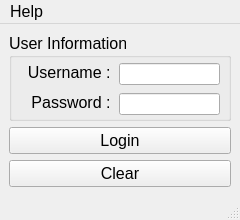
<?xml version="1.0" encoding="UTF-8"?>
<ui version="4.0">
 <class>MainWindow</class>
 <widget class="QMainWindow" name="MainWindow">
  <property name="geometry">
   <rect>
    <x>0</x>
    <y>0</y>
    <width>240</width>
    <height>220</height>
   </rect>
  </property>
  <property name="font">
   <font>
    <family>Arial</family>
    <pointsize>12</pointsize>
   </font>
  </property>
  <property name="windowTitle">
   <string>Login</string>
  </property>
  <widget class="QWidget" name="centralwidget">
   <layout class="QVBoxLayout" name="verticalLayout">
    <item>
     <widget class="QGroupBox" name="m_gBoxInfo">
      <property name="enabled">
       <bool>true</bool>
      </property>
      <property name="title">
       <string>User Information</string>
      </property>
      <widget class="QLabel" name="m_lblUsername">
       <property name="geometry">
        <rect>
         <x>5</x>
         <y>24</y>
         <width>101</width>
         <height>31</height>
        </rect>
       </property>
       <property name="text">
        <string>Username : </string>
       </property>
       <property name="alignment">
        <set>Qt::AlignRight|Qt::AlignTrailing|Qt::AlignVCenter</set>
       </property>
      </widget>
      <widget class="QLabel" name="m_lblPwd">
       <property name="geometry">
        <rect>
         <x>5</x>
         <y>54</y>
         <width>101</width>
         <height>31</height>
        </rect>
       </property>
       <property name="text">
        <string>Password : </string>
       </property>
       <property name="alignment">
        <set>Qt::AlignRight|Qt::AlignTrailing|Qt::AlignVCenter</set>
       </property>
      </widget>
      <widget class="QLineEdit" name="m_txtUsername">
       <property name="geometry">
        <rect>
         <x>110</x>
         <y>30</y>
         <width>101</width>
         <height>22</height>
        </rect>
       </property>
      </widget>
      <widget class="QLineEdit" name="m_txtPwd">
       <property name="geometry">
        <rect>
         <x>110</x>
         <y>60</y>
         <width>101</width>
         <height>22</height>
        </rect>
       </property>
      </widget>
     </widget>
    </item>
    <item>
     <widget class="QPushButton" name="m_btnLogin">
      <property name="text">
       <string>Login</string>
      </property>
     </widget>
    </item>
    <item>
     <widget class="QPushButton" name="m_btnClear">
      <property name="text">
       <string>Clear</string>
      </property>
     </widget>
    </item>
   </layout>
  </widget>
  <widget class="QMenuBar" name="menubar">
   <property name="geometry">
    <rect>
     <x>0</x>
     <y>0</y>
     <width>240</width>
     <height>24</height>
    </rect>
   </property>
   <widget class="QMenu" name="menuHelp">
    <property name="title">
     <string>Help</string>
    </property>
    <addaction name="actionAbout"/>
   </widget>
   <addaction name="menuHelp"/>
  </widget>
  <widget class="QStatusBar" name="statusbar"/>
  <action name="actionAbout">
   <property name="text">
    <string>About</string>
   </property>
  </action>
 </widget>
 <resources/>
 <connections/>
</ui>
